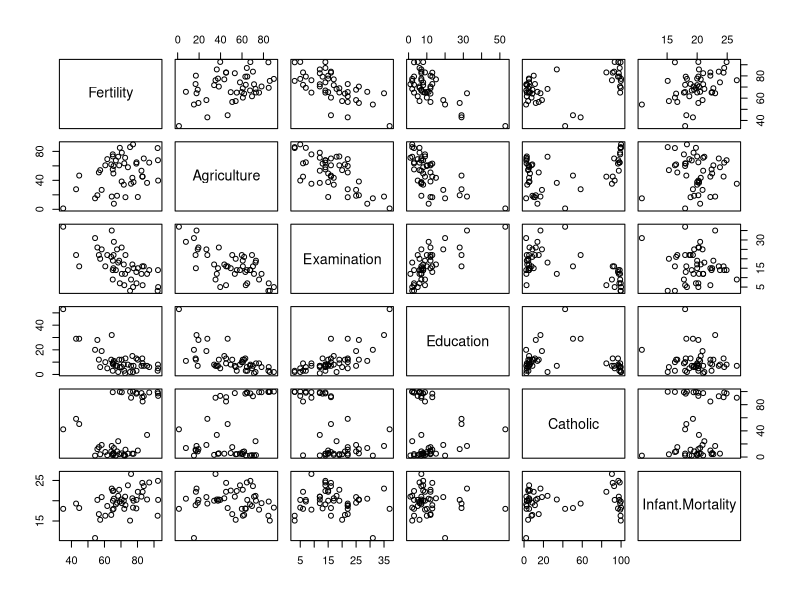
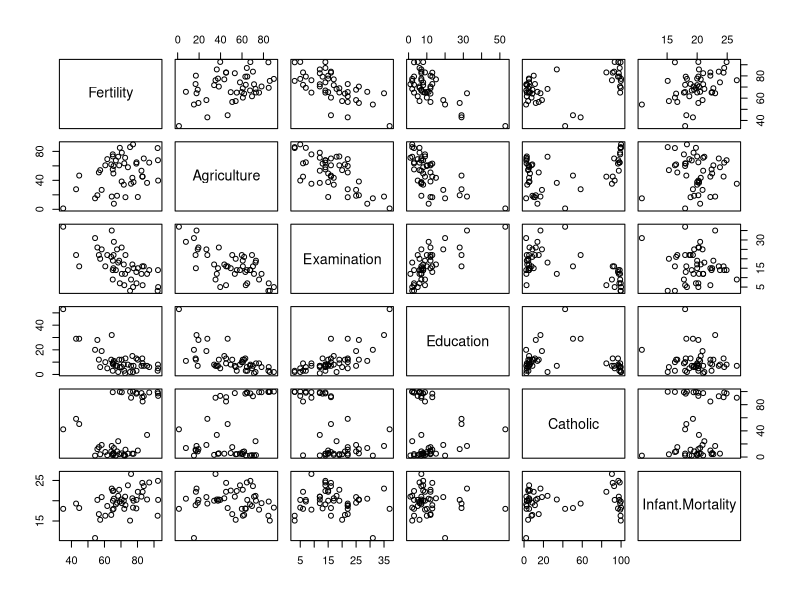
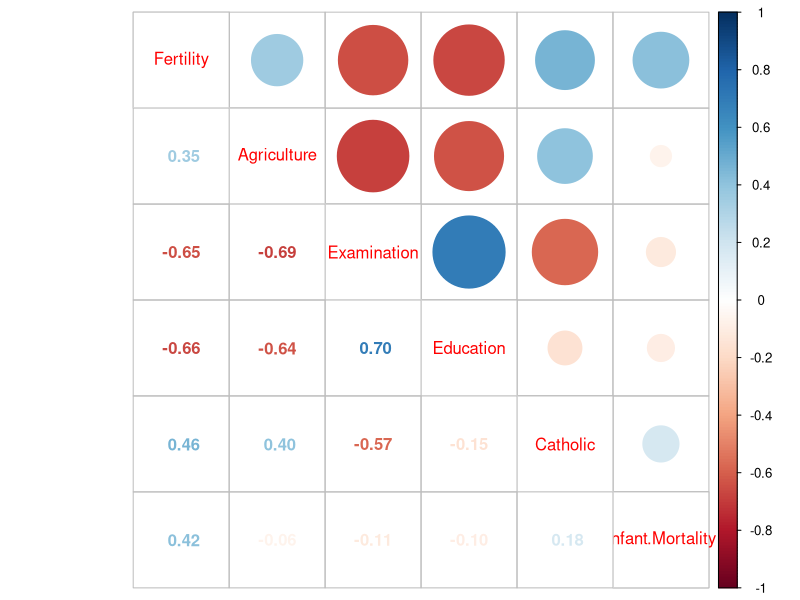

Write the R code that produced these figures, in order.
# Erste Beispiele
plot(swiss)
neues_objekt <- plot(swiss)

# Ohne Package CORRPLOT
cor(swiss)

# Package CORRPLOT installieren und aktivieren
install.packages(corrplot)
library("corrplot")

# Mit Package CORRPLOT
noch_ein_neues_objekt <- cor(swiss)
corrplot.mixed(noch_ein_neues_objekt)

# Hilfe zum Package CORRPLOT
help(corrplot)
